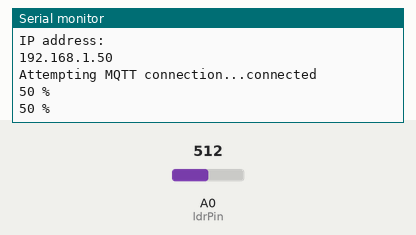
Bench run of a sketch on a simulated ESP8266 (NodeMCU). On the bench: the last lines printed to the serial monitor. The inputs (shaded band) are chosen by the test bench; at power-on: A0 (ldrPin) = 512. WiFi joins after 1.5 s; servers stay silent unless stated; no MQTT or app messages arrive unless stated.

Above: at 2.7 s.
2.8 s: A0 (ldrPin) set to 716
At 4.1 s:
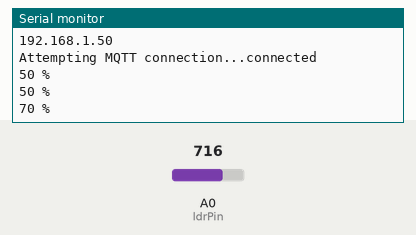
4.3 s: A0 (ldrPin) set to 900
At 5.4 s:
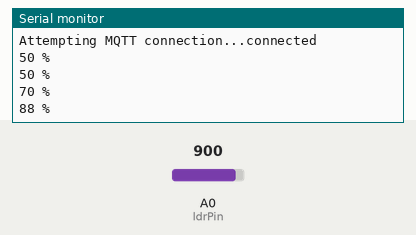
Timing chart, 0 to 7.3 s (numbered marks = the images above; inputs shaded):
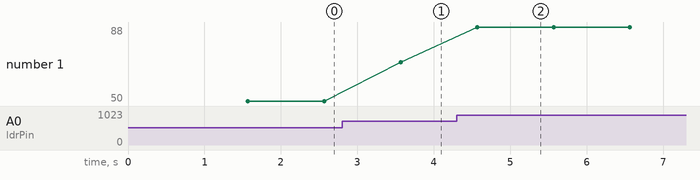

The sketch:

mqtt-send-ldr-readings.ino
```cpp
/* Sketch to read ultrasound distance sensor and send the values to MQTT on cloud */

#include <ESP8266WiFi.h>
#include <PubSubClient.h>

// Update these with values suitable for your network.

const char* ssid        = "iot-coppercloud";
const char* password    = "coppercloud";
const char* mqtt_server = "dev.coppercloud.in";
int         mqtt_port   = 1883;

WiFiClient espClient;
PubSubClient client(espClient);

long lastMsg = 0;
char msg[200];
int value = 0;

const int ldrPin = A0;

void setup() {
  Serial.begin(115200);
  setup_wifi();
  client.setServer(mqtt_server, mqtt_port);
}

void setup_wifi() {

  delay(10);
  // We start by connecting to a WiFi network
  Serial.println();
  Serial.print("Connecting to ");
  Serial.println(ssid);

  WiFi.begin(ssid, password);

  while (WiFi.status() != WL_CONNECTED) {
    delay(500);
    Serial.print(".");
  }

  randomSeed(micros());

  Serial.println("");
  Serial.println("WiFi connected");
  Serial.println("IP address: ");
  Serial.println(WiFi.localIP());
}

void reconnect() {
  // Loop until we're reconnected
  while (!client.connected()) {
    Serial.print("Attempting MQTT connection...");
    // Create a random client ID

    String clientId = String(ESP.getChipId());
    //String clientId = "ESP8266Client-";
    //clientId += String(random(0xffff), HEX);
    // Attempt to connect
    if (client.connect(clientId.c_str())) {
      Serial.println("connected");
   } else {
      Serial.print("failed, rc=");
      Serial.print(client.state());
      Serial.println(" try again in 5 seconds");
      // Wait 5 seconds before retrying
      delay(5000);
    }
  }
}

void loop() {
  if (!client.connected()) {
    reconnect();
  }

  readSensor();
  delay(1000);
}

void readSensor(){
  long lightValue = analogRead(ldrPin);
  int percent = map(lightValue, 0, 1023, 0, 100);

  Serial.print(percent); Serial.print(" %"); Serial.println();

  String value = String(percent);
  client.publish("lightsensor", value.c_str());
}
```

Measured:
- after the input at 2.8 s, the serial monitor: prints a new line after 0.77 s (image 1)
- after the input at 4.3 s, the serial monitor: prints a new line after 0.27 s (image 2)
- plotted number 1: 50 → 70 after the input at 2.8 s, 70 → 88 after the input at 4.3 s
